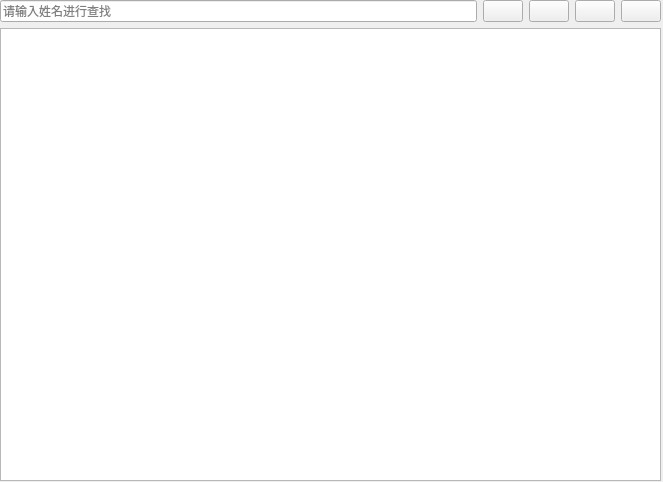
<?xml version="1.0" encoding="UTF-8"?>
<ui version="4.0">
 <class>PatientView</class>
 <widget class="QWidget" name="PatientView">
  <property name="geometry">
   <rect>
    <x>0</x>
    <y>0</y>
    <width>663</width>
    <height>482</height>
   </rect>
  </property>
  <property name="windowTitle">
   <string>病人管理</string>
  </property>
  <widget class="QWidget" name="layoutWidget">
   <property name="geometry">
    <rect>
     <x>0</x>
     <y>0</y>
     <width>661</width>
     <height>481</height>
    </rect>
   </property>
   <layout class="QVBoxLayout" name="verticalLayout">
    <item>
     <layout class="QHBoxLayout" name="horizontalLayout_2">
      <item>
       <widget class="QLineEdit" name="txtSearch">
        <property name="placeholderText">
         <string>请输入姓名进行查找</string>
        </property>
       </widget>
      </item>
      <item>
       <widget class="QPushButton" name="btSearch">
        <property name="text">
         <string/>
        </property>
        <property name="icon">
         <iconset resource="resource.qrc">
          <normaloff>:/img/magnifying-glass-searcher_icon-icons.com_53950.png</normaloff>:/img/magnifying-glass-searcher_icon-icons.com_53950.png</iconset>
        </property>
       </widget>
      </item>
      <item>
       <layout class="QHBoxLayout" name="horizontalLayout">
        <item>
         <widget class="QPushButton" name="btAdd">
          <property name="text">
           <string/>
          </property>
          <property name="icon">
           <iconset resource="resource.qrc">
            <normaloff>:/img/1486485588-add-create-new-math-sign-cross-plus_81186.png</normaloff>:/img/1486485588-add-create-new-math-sign-cross-plus_81186.png</iconset>
          </property>
         </widget>
        </item>
        <item>
         <widget class="QPushButton" name="btDelete">
          <property name="text">
           <string/>
          </property>
          <property name="icon">
           <iconset resource="resource.qrc">
            <normaloff>:/img/Delete-80_icon-icons.com_57340.png</normaloff>:/img/Delete-80_icon-icons.com_57340.png</iconset>
          </property>
         </widget>
        </item>
        <item>
         <widget class="QPushButton" name="btAlter">
          <property name="text">
           <string/>
          </property>
          <property name="icon">
           <iconset resource="resource.qrc">
            <normaloff>:/img/edit_modify_icon_196940.png</normaloff>:/img/edit_modify_icon_196940.png</iconset>
          </property>
         </widget>
        </item>
       </layout>
      </item>
     </layout>
    </item>
    <item>
     <widget class="QTableView" name="tableView"/>
    </item>
   </layout>
  </widget>
 </widget>
 <resources>
  <include location="resource.qrc"/>
 </resources>
 <connections/>
</ui>
